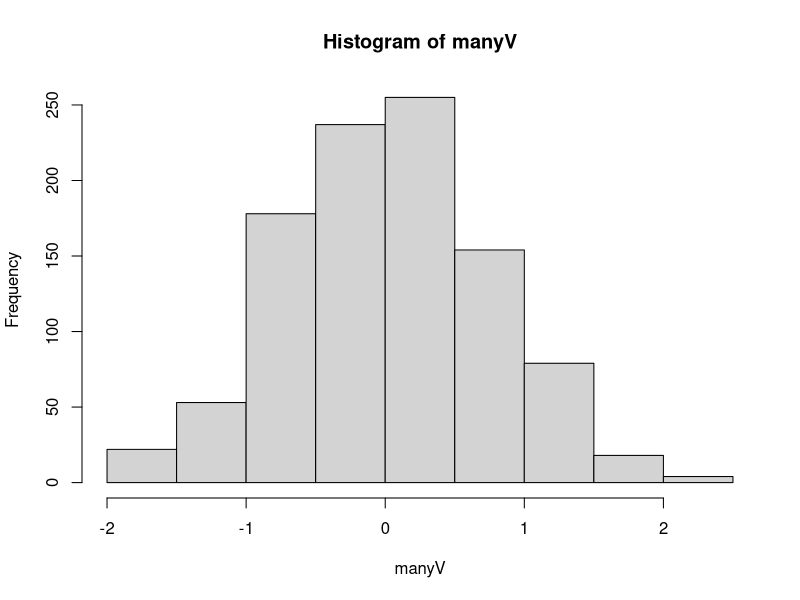
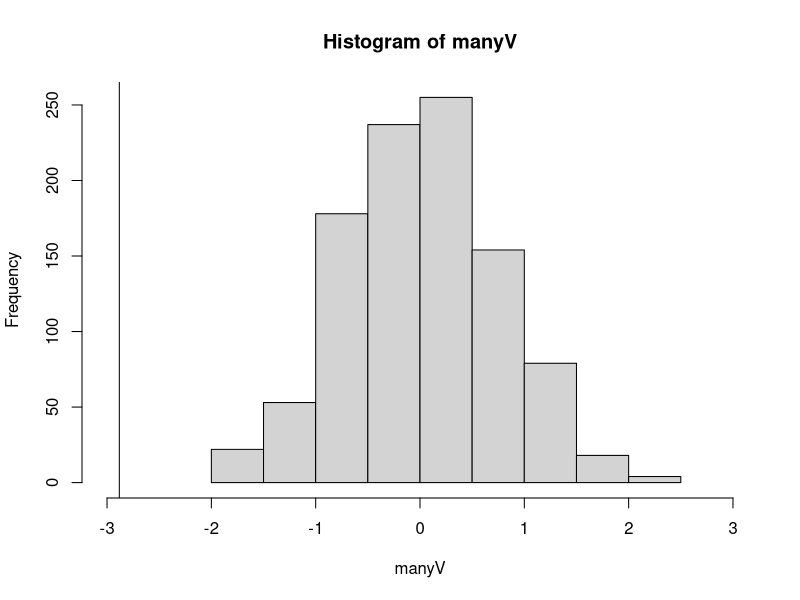
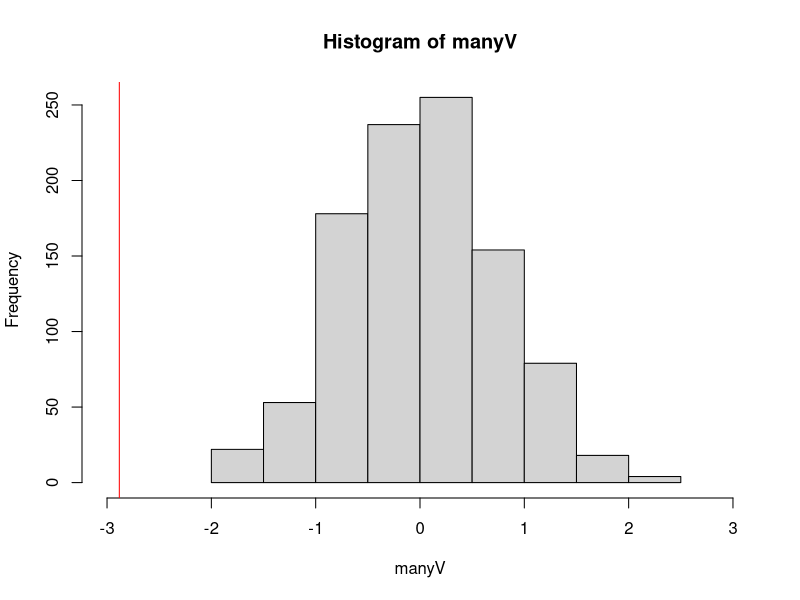
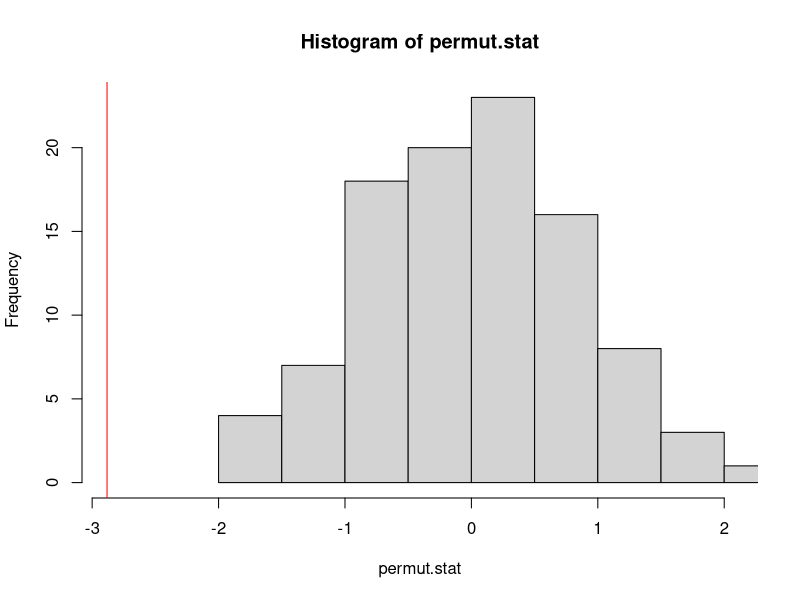
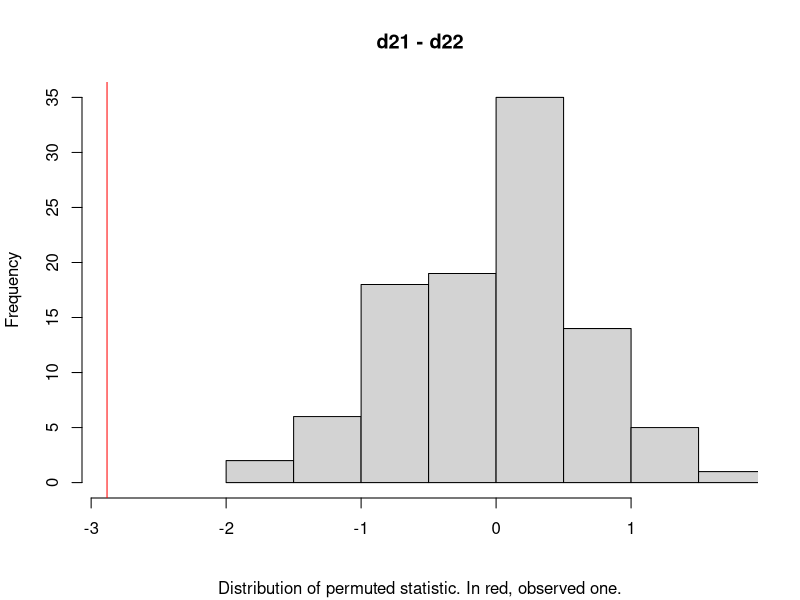
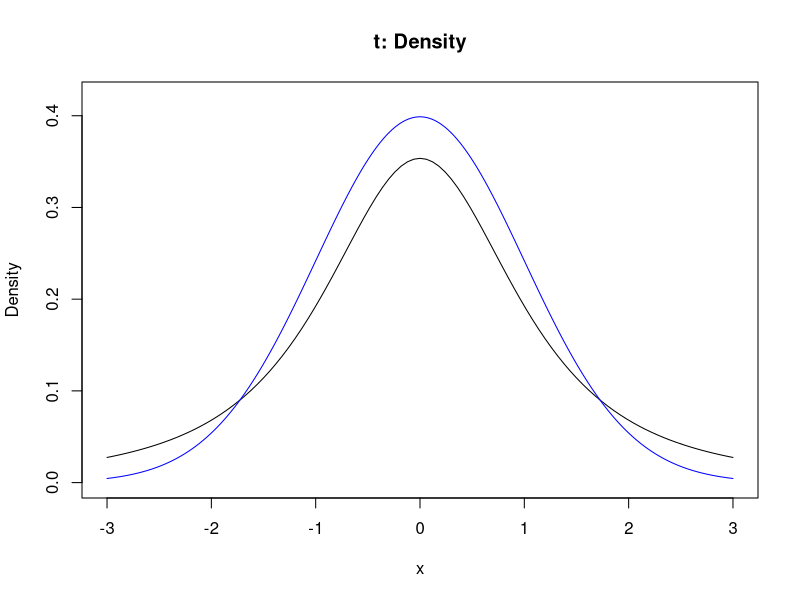

R code for these plots, in order:
######## What we need (wish list)   #############

## Function to compute difference of means
## Randomly assign data to groups
## Repeat many times


## two example data sets
d21 <- rnorm(13)
d22 <- d21[1:9] + 3


mean.d <- function(x1, x2)
    mean(x1) - mean(x2)

mean.d(d21, d22)

sampleAndStat <- function(x1, x2) {
    tmp <- sample(c(x1, x2))
    g1 <- tmp[seq(x1)]
    g2 <- tmp[seq(from = length(x1) + 1,
                  to = length(tmp))]
    return(mean.d(g1, g2))
}


sampleAndStat(d21, d22)

set.seed(1)
summary(replicate(100, sampleAndStat(d21, d22)))

set.seed(1)
manyV <- replicate(100, sampleAndStat(d21, d22))
summary(manyV)


manyV <- replicate(1000, sampleAndStat(d21, d22))
hist(manyV)
hist(manyV, xlim = c(-3, 3))

## note the canvas analogy!
abline(v = mean.d(d21, d22))

## more canvas :-)
hist(manyV, xlim = c(-3, 3))
abline(v = mean.d(d21, d22), col = "red")


permut.test <- function(data1, data2, 
                        num.permut = 100) {
  obs.stat <- mean.d(data1, data2)
  permut.stat <- replicate(num.permut, 
                           sampleAndStat(data1, data2))
  pv <- (sum(abs(permut.stat) >= abs(obs.stat)) + 
         1) / (num.permut + 1)
  message("\n p-value is ", pv, "\n")
  hist(permut.stat, xlim = c(min(obs.stat, 
                      min(permut.stat)),
                      max(obs.stat, 
                          max(permut.stat))))
  abline(v = obs.stat, col = "red")
  return(list(obs.stat = obs.stat,
              permut.stat = permut.stat,
              pv = pv))
}

permut.test(d21, d22)


## Nicer labelling
permut.test.2 <- function(data1, data2, 
                        num.permut = 100) {
  obs.stat <- mean.d(data1, data2)
  permut.stat <- replicate(num.permut, 
                           sampleAndStat(data1, data2))
  pv <- (sum(abs(permut.stat) >= abs(obs.stat)) + 
         1) / (num.permut + 1)
  message("\n p-value is ", pv, "\n")
  title <- paste(deparse(substitute(data1)), "-",
                 deparse(substitute(data2)))
  subtitle <- paste0("Distribution of permuted statistic.",
           " In red, observed one.") 
  hist(permut.stat, xlim = c(min(obs.stat, 
                      min(permut.stat)),
                      max(obs.stat, 
                          max(permut.stat))),
       main = title, xlab = "", sub = subtitle)
  abline(v = obs.stat, col = "red")
  return(list(obs.stat = obs.stat,
              permut.stat = permut.stat,
              pv = pv))
}


permut.test.2(d21, d22)


## Now: rename functions if needed, add tests, comment things properly.


## Oh, and what about the t.test

plot(function(x) dt(x, df = 2), -3, 3, 
     main = "t: Density",
     ylab = "Density",
     ylim = c(0, 0.42))


x1 <- seq(-3, 3, length.out = 500)
y1 <- sapply(x1, function(x) dt(x, df = 1000))
lines(x1, y1, col = "blue")

